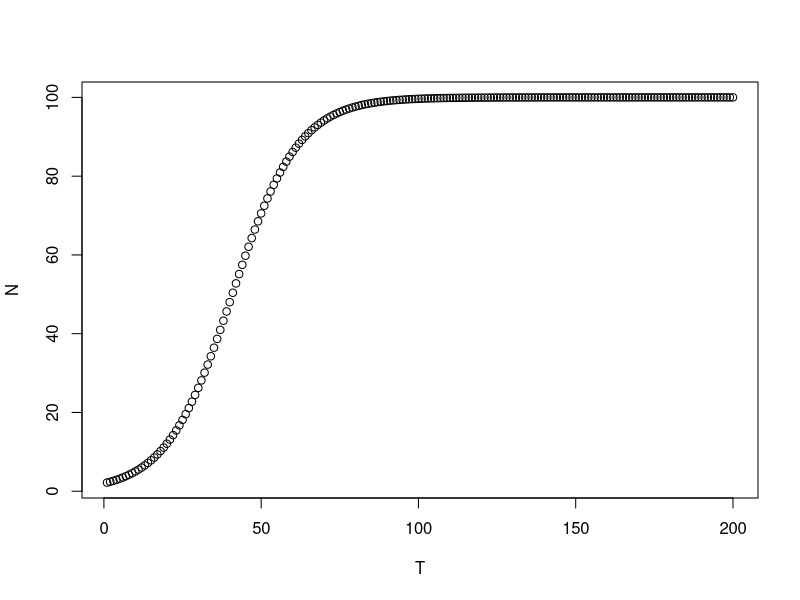
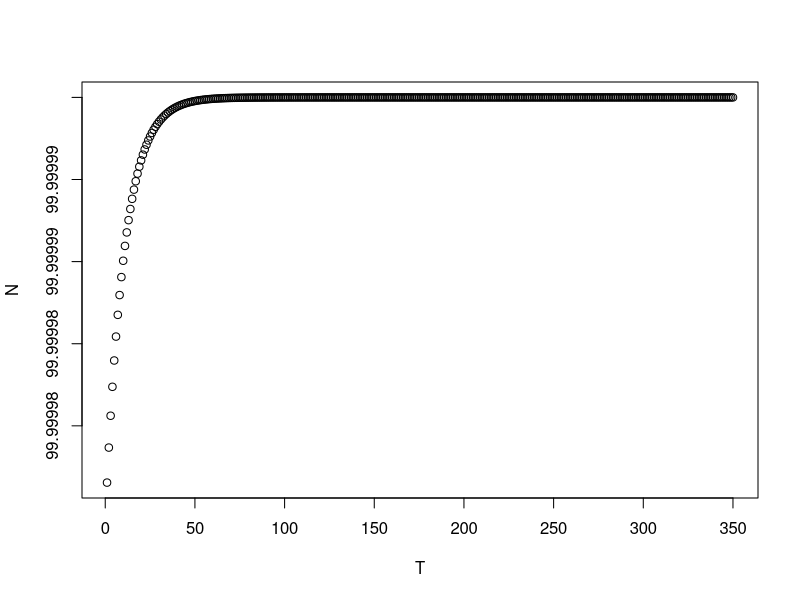
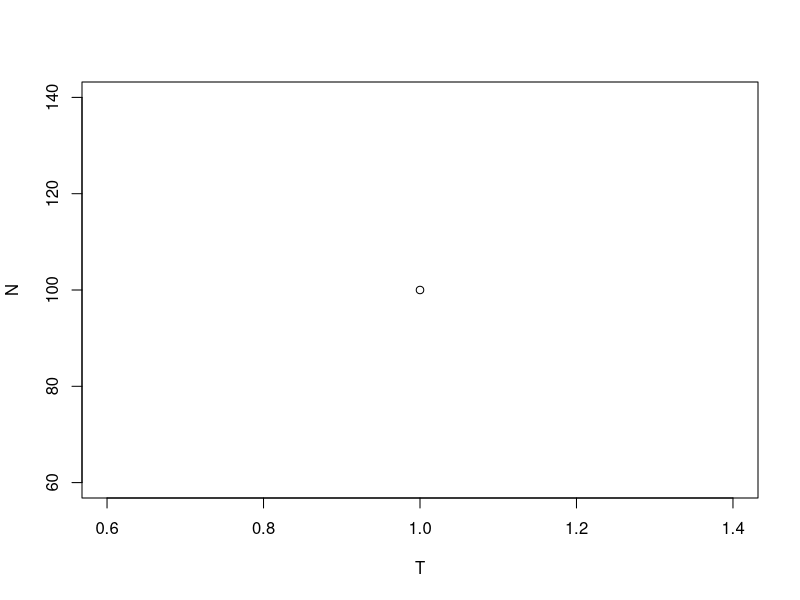

These figures' R source, in order: (Note: this script raises an error after producing the figures.)
#!/usr/bin/Rscript

#FileName: Section12.R
#Author: "Emma Fox (eafox@ucla.edu)"
#Exercises for section 12

#12.1.0.0.1
# Original method
a <- 1.1
b <- 0.001
T <- seq(from=1,to=200,by=1)
N <- numeric(length(T))
n <- 2
for (t in T) {
  n <- a*n/(1+b*n)
  N[t] <- n
}
plot(T,N)
# Second method
T<-seq(from=1,to=350,by=1)
N <- numeric(length(T))
for (t in 1:length(T)) {
  n <- a*n/(1+b*n)
  N[t] <- n
}
plot(T,N)
# It works

#12.1.0.0.2
# Second method
T<-c(1)
N <- numeric(length(T))
for (t in 1:length(T)) {
  n <- a*n/(1+b*n)
  N[t] <- n
}
plot(T,N)
# When T has a length of 1, only a single point it plotted
T<-numeric()
N <- numeric(length(T))
for (t in 1:length(T)) {
  n <- a*n/(1+b*n)
  N[t] <- n
}
plot(T,N)
# When T is empty (or has a length of 0) an error is plotted instead of an empty graph because T has no length
# and vectors of different lengths cannot be used to plot x and y coordinates

#12.2.0.0.1
phi <- 20
conv <- FALSE
i<-0
while (!conv) {
  phi.new <- 1+1/phi
  conv <- phi==phi.new
  phi <- phi.new
  i<-i+1
}
# It takes 40 iterations for phi to become constant

#12.2.0.0.2
a <- 1.1
b <- 0.001
n<-1
while (TRUE) {
  n.new <- a*n/(1+b*n)
  if (n==n.new) break
  n <- n.new
}
print(n)
N[200]
# n in this case is equal to the value the computations above converged at for Beverton-Holt











